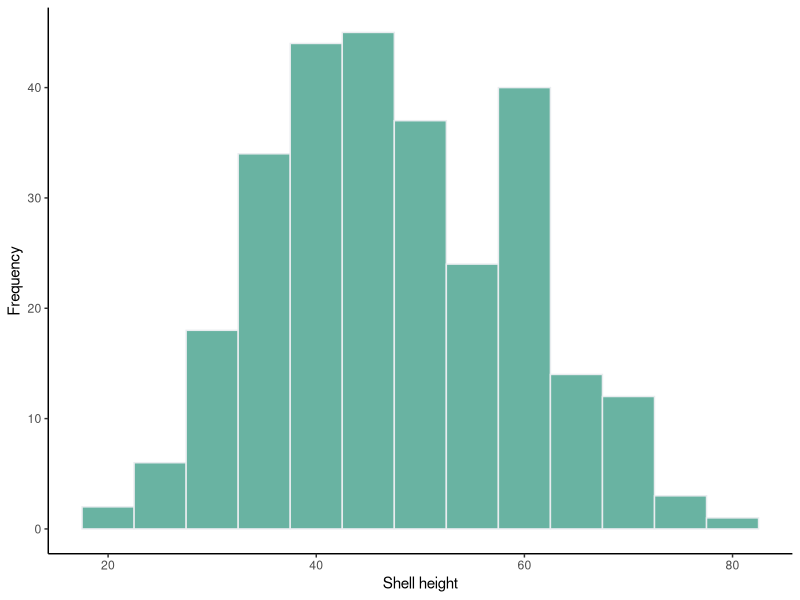

Write R code to recreate this figure.
## ---- chunk 1
initialHeights1<-c(63,32,48,61,71,41,58,69,33,34,70,61,61,51,39,45,61,60,61,67,60,55,40,69,55,29,60,46,46,53,75,42,21,35,72,61,48,46,47,73,55,31,43,37,52,56,52,40,63,48,50,19,59,59,47,63,41,41,26,35,48,64,44,60,40,49,47,35,55,45,60,42,42,46,49,56,48,45,40,37,60,59,37,28,51,61,45,35,26,54,41,44,58,39,41,47,34,47,50,52,55,43,44,45,41,26,50,38,41,58,42,37,36,48,28,24,32,29,45,70,64,67,24,35,63,56,41,37,47,55,38,75,47,43,40,39,65,50,42,42,40,60,28,36,60,64,48,48,50,49,33,34,40,43,59,46,30,38,58,43,45,35,34,37,48,58,58,42,46,57,44,24,40,40,41,37,59,57,68,40,45,49,50,35,35,30,36,30,32,70,34,41,54,29,43,52,32,37,38,70,42,32,56,37,35,58,50,38,42,43,55,60,43,68,46,60,53,55,59,55,32,50,41,64,37,59,57,52,55,50,38,60,61,37,60,62,55,45,63,47,35,62,61,65,36,62,59,42,39,49,35,50,49,46,43,45,34,44,44,30,41,49,45,41,42,48,32,80,69,69,50,46,57,45,59,63,56,51,45,51)
## ---- chunk 2
oysterAvgInitial<-mean(initialHeights1)
oysterAvgInitial
initialHeightSD<-sd(initialHeights1)
initialHeightSD
shapiro.test(initialHeights1)
## ---- chunk 3
upperLimit<-oysterAvgInitial+2*initialHeightSD
upperLimit
lowerLimit<-oysterAvgInitial-2*initialHeightSD
lowerLimit
## ---- chunk 4
initialHeights<-data.frame(initialHeights1)
## ---- chunk 5
library(ggplot2)
ggplot(initialHeights,aes(x=initialHeights1))+geom_histogram(binwidth = 5, fill="#69b3a2", color="#e9ecef")+theme_classic()+xlab("Shell height")+ylab("Frequency")
## ---- chunk 6
FBout<-read.csv("FBout.csv")
library(car)
NewBag<-as.character(FBout$Bag)
FBout$Bag<-NewBag
leveneTest(Height~Bag, data=FBout)
## ---- chunk 7
 
bag1height<- FBout[FBout$Bag == "1","Height"]
shapiro.test(bag1height) #Normal
bag2height<- FBout[FBout$Bag == "2","Height"]
shapiro.test(bag2height) #Normal
bag3height<- FBout[FBout$Bag == "3","Height"]
shapiro.test(bag3height) #Normal
bag4height<- FBout[FBout$Bag == "Rep.","Height"]
shapiro.test(bag4height) #Normal
## ---- chunk 8
HeightResults<-aov(Height~Bag, data=FBout)
summary(HeightResults)
## ---- chunk 9
leveneTest(Length~Bag, data=FBout)
## ---- chunk 10
 
bag1length<- FBout[FBout$Bag == "1","Length"]
shapiro.test(bag1length) #Normal
bag2length<- FBout[FBout$Bag == "2","Length"]
shapiro.test(bag2length) #Normal
bag3length<- FBout[FBout$Bag == "3","Length"]
shapiro.test(bag3length) #Normal
bag4length<- FBout[FBout$Bag == "Rep.","Length"]
shapiro.test(bag4length) #Normal
## ---- chunk 11
LengthResults<-aov(Length~Bag, data=FBout)
summary(LengthResults)
## ---- chunk 12
leveneTest(Width~Bag, data=FBout)
## ---- chunk 13
bag1width<- FBout[FBout$Bag == "1","Width"]
shapiro.test(bag1width) #Normal
bag2width<- FBout[FBout$Bag == "2","Width"]
shapiro.test(bag2width) #Not normal, p=0.0231
bag3width<- FBout[FBout$Bag == "3","Width"]
shapiro.test(bag3width) #Normal
bag4width<- FBout[FBout$Bag == "Rep.","Width"]
shapiro.test(bag4width) #Not normal, p=0.04589
## ---- chunk 14
kruskal.test(Width~Bag, data=FBout)
## ---- chunk 15
WidthResults<-aov(Width~Bag, data=FBout)
summary(WidthResults)
